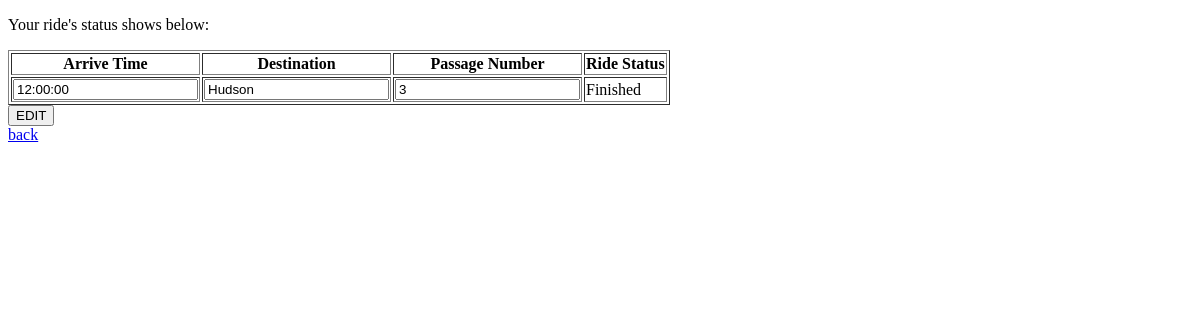
Before: /request/riderequest/ridestatus (signed in) with the older database file.
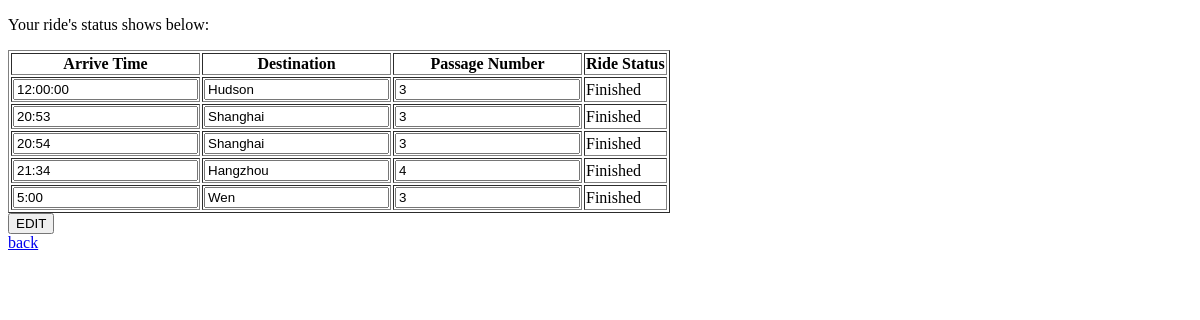
After: the same page with the newer database file.
### ride_request/models.py (models this page shows, shortened)
class ride_request(models.Model):
    user = models.ManyToManyField(
        settings.AUTH_USER_MODEL)
    arriveTime = models.CharField(blank=False, max_length=256, help_text="Time form: xx:xx p.m/a.m")
    Destination = models.CharField(max_length = 256, blank = False)
    PassageNum = models.PositiveSmallIntegerField(blank = False,verbose_name="Passger Number")
    Vehicle_type = models.CharField(max_length = 256, blank = True, choices =VEHCILE_TYPE)
    Share = models.BooleanField(blank = False)
    Other_request = models.CharField(max_length = 256, blank =True)
    ride_status = models.CharField(max_length = 200, blank = True, default = 'O', choices = STATUS_TYPE)

### ride_request/views.py (the view, shortened to what this page needs)
# urls.py: path('riderequest/ridestatus', views.view_status, name ='ridestatus'),
def view_status(request):
    owner= CustomUser.objects.get(username=request.user.username)
    list=owner.ride_request_set.all()
    context = {
        'list': list
    }
    return render(request, 'ride_request/status_view.html', context=context)

### templates/ride_request/status_view.html (shortened to what this page needs)
<!DOCTYPE html>
<html lang="en">
<head>
</head>
<body>
    {% if user.is_authenticated %}
    <p >Your ride's status shows below:</p>
    <form name = 'Status', method="POST", action="{% url 'ridestatus' %}">
        <table border="1">
        <tr>
            <th>Arrive Time</th>
            <th>Destination</th>
            <th>Passage Number</th>
            <th>Ride Status</th>
        </tr>
      {% for ride in list %}
       <tr>
           <td><input type = "text", name = "arriveTime", value="{{ride.arriveTime}}"></td>
           <td><input type = "text", name = "Destination", value="{{ride.Destination}}"></td>
           <td><input type = "text", name = "PassageNum", value="{{ride.PassageNum}}"> </td>
           {% if ride.ride_status == 'F'%}
           <td> Finished </td>
           {% else %}
           {% if ride.ride_status == 'O'%}
                <td> Open </td>
           {% else %}
                <td> Confirmed </td>
           {%endif%}
            {%endif%}
       </tr>
             {% endfor %}
            </table>
        <input type="submit" value="EDIT", >
    </form>
<a href="{% url 'home' %}">back</a>
    {% else %}
      <p>You are not logged in</p>
      <a href="{% url 'login' %}">login</a> |
      <a href="{% url 'signup' %}">signup</a>
    {% endif %}
</body>
</html>

Changed rows visible on the page:
added ride_request: arriveTime "20:53", Destination "Shanghai", PassageNum "3", ride_status "Finished"
added ride_request: arriveTime "20:54", Destination "Shanghai", PassageNum "3", ride_status "Finished"
added ride_request: arriveTime "21:34", Destination "Hangzhou", PassageNum "4", ride_status "Finished"
added ride_request: arriveTime "5:00", Destination "Wen", PassageNum "3", ride_status "Finished"
